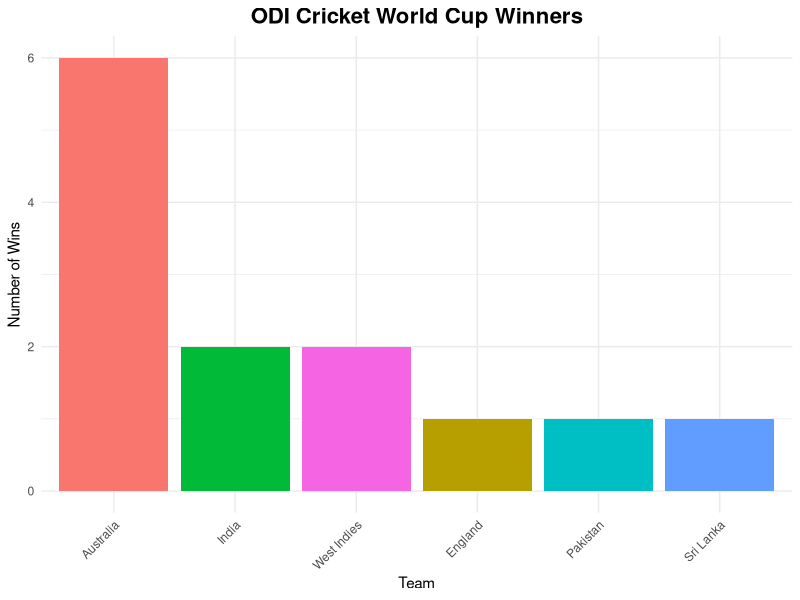

Here is the R script that generated this plot:
# Step 1: Load required libraries
library(ggplot2)

# Step 2: Read the data from the CSV file
# (Make sure 'odi_wc_winners.csv' is in your working directory)
odi_winners <- read.csv("odi_wc_winners.csv", stringsAsFactors = FALSE)

# Step 3: Create the bar chart
ggplot(odi_winners, aes(x = reorder(Team, -Champions), y = Champions, fill = Team)) +
  geom_bar(stat = "identity") +
  labs(
    title = "ODI Cricket World Cup Winners",
    x = "Team",
    y = "Number of Wins"
  ) +
  theme_minimal() +
  theme(
    plot.title = element_text(hjust = 0.5, size = 16, face = "bold"),
    axis.text.x = element_text(angle = 45, hjust = 1),
    legend.position = "none"
  )
